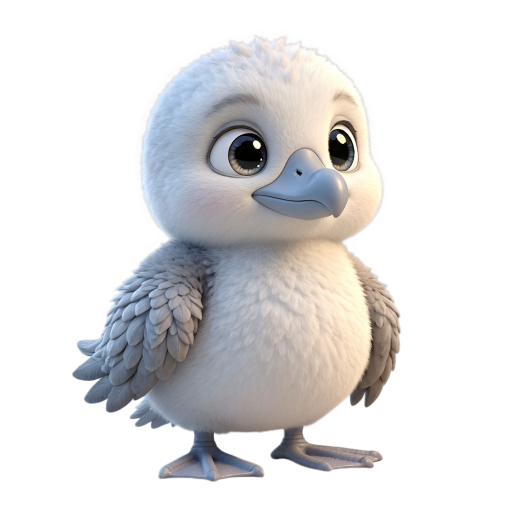
#> input picture assets/animals/albatross.png, 1024 x 1024 px, given as the content of the folder _source_assets/animals_original, which was not available (shown at 1/2 size)
$ python downsample_animals.py
#> lines starting #> are read from the running program, lines starting #| are printed output that depends on the picture
"""一次性资源工具：把 _source_assets/animals_original 下的 1024px 原图
降采样为 512x512 写入 assets/animals/（LANCZOS + optimize，保留透明通道）。

用法（项目根目录）：
    python tool/downsample_animals.py
"""
import glob
import os
import sys

from PIL import Image

SRC = '_source_assets/animals_original'
DST = 'assets/animals'
SIZE = (512, 512)


def main() -> int:
    os.makedirs(DST, exist_ok=True)
    total_src = total_dst = 0
    for path in sorted(glob.glob(os.path.join(SRC, '*.png'))):
        name = os.path.basename(path)
        img = Image.open(path).convert('RGBA')
#> img is the input picture: PIL image 1024x1024 RGBA; mean R, G, B, A 64.3, 63.6, 64.5, 92.7
        if img.size != SIZE:
            img = img.resize(SIZE, Image.LANCZOS)
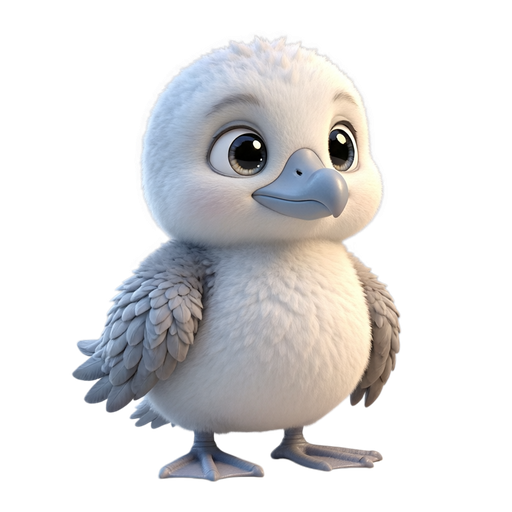
#> img: PIL image 512x512 RGBA; mean R, G, B, A 64.4, 63.7, 64.5, 92.7; transparent parts drawn white
        out = os.path.join(DST, name)
        img.save(out, optimize=True)
        s, d = os.path.getsize(path), os.path.getsize(out)
        total_src += s
        total_dst += d
        print(f'{name:24s} {s/1024:8.0f} KB -> {d/1024:6.0f} KB')
    print(f'{"TOTAL":24s} {total_src/1024/1024:7.1f} MB -> '
          f'{total_dst/1024/1024:5.1f} MB')
    return 0


if __name__ == '__main__':
    sys.exit(main())
#> (the program exits here)

$ run again, on assets/animals/giraffe.png
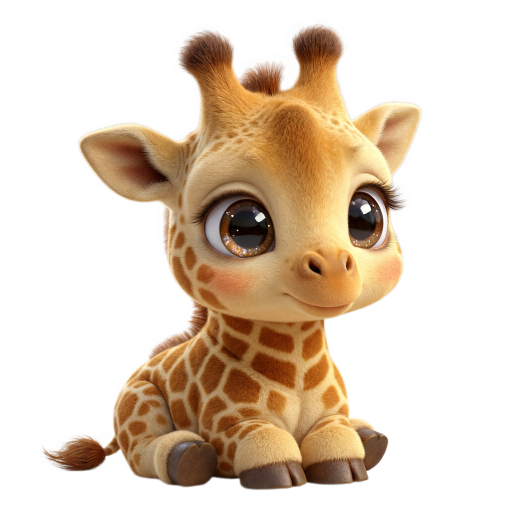
#> input picture assets/animals/giraffe.png, 1024 x 1024 px, given as the content of the folder _source_assets/animals_original, which was not available (shown at 1/2 size)
#> in main, img is the input picture: PIL image 1024x1024 RGBA; mean R, G, B, A 72.6, 55.4, 37.3, 95.7
#> in main, `img = img.resize(SIZE, Image.LANCZOS)`:
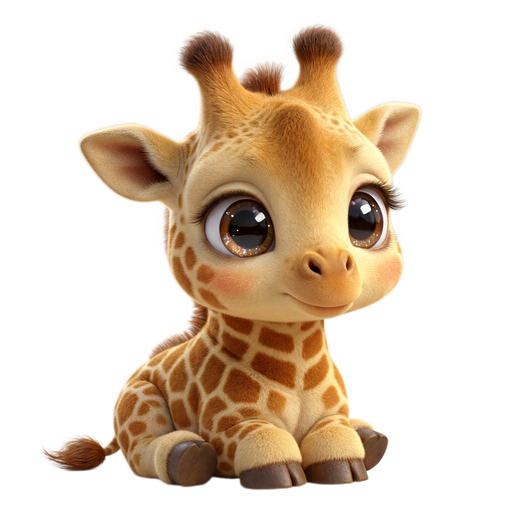
#> img: PIL image 512x512 RGBA; mean R, G, B, A 72.9, 55.4, 37.3, 95.7; transparent parts drawn white

$ run again, on assets/animals/grouse.png
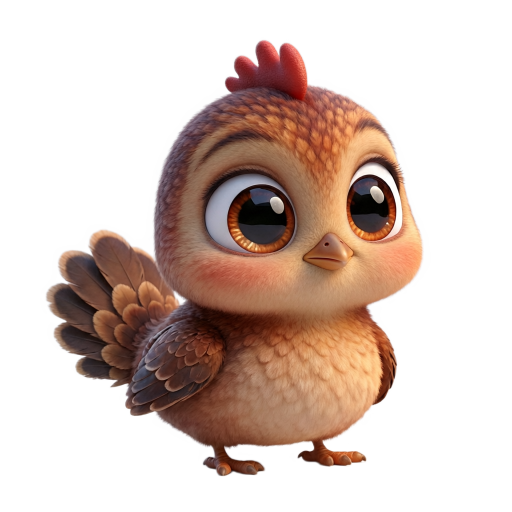
#> input picture assets/animals/grouse.png, 1024 x 1024 px, given as the content of the folder _source_assets/animals_original, which was not available (shown at 1/2 size)
#> in main, img is the input picture: PIL image 1024x1024 RGBA; mean R, G, B, A 60.3, 42.2, 34.3, 95.9
#> in main, `img = img.resize(SIZE, Image.LANCZOS)`:
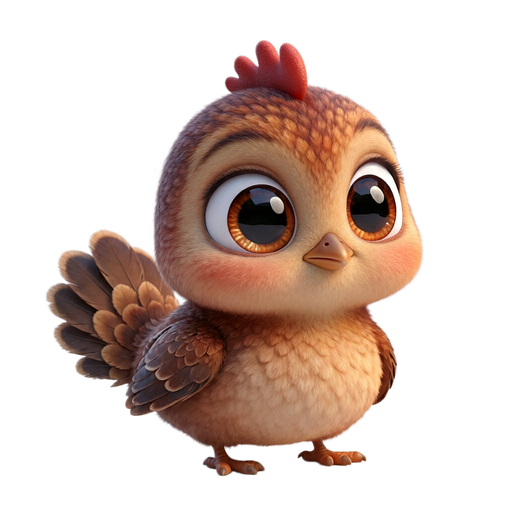
#> img: PIL image 512x512 RGBA; mean R, G, B, A 60.5, 42.2, 34.2, 95.9; transparent parts drawn white

$ run again, on assets/animals/heron.png
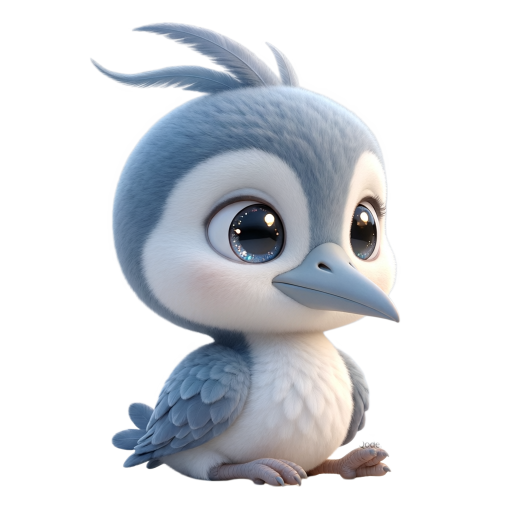
#> input picture assets/animals/heron.png, 1024 x 1024 px, given as the content of the folder _source_assets/animals_original, which was not available (shown at 1/2 size)
#> in main, img is the input picture: PIL image 1024x1024 RGBA; mean R, G, B, A 55.4, 58.5, 63.3, 92.7
#> in main, `img = img.resize(SIZE, Image.LANCZOS)`:
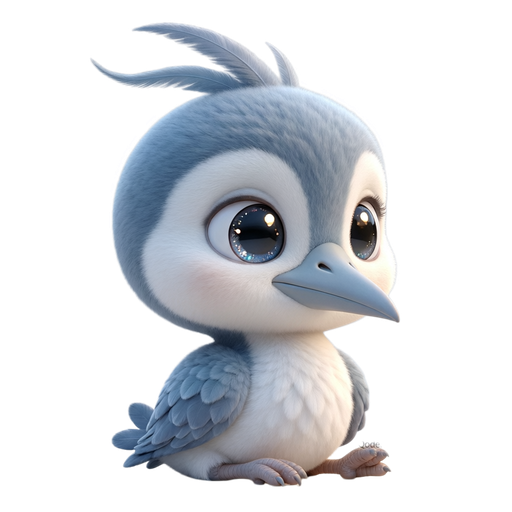
#> img: PIL image 512x512 RGBA; mean R, G, B, A 55.7, 58.7, 63.6, 92.7; transparent parts drawn white
